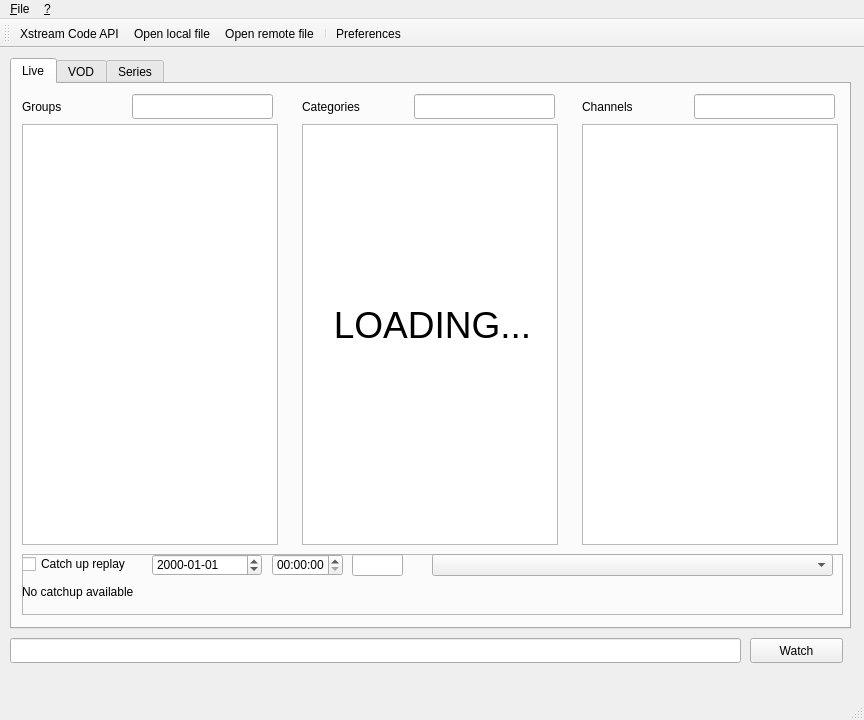
<?xml version="1.0" encoding="UTF-8"?>
<ui version="4.0">
 <class>MainWindow</class>
 <widget class="QMainWindow" name="MainWindow">
  <property name="geometry">
   <rect>
    <x>0</x>
    <y>0</y>
    <width>864</width>
    <height>720</height>
   </rect>
  </property>
  <property name="minimumSize">
   <size>
    <width>700</width>
    <height>400</height>
   </size>
  </property>
  <property name="windowTitle">
   <string>Playlist Browser</string>
  </property>
  <property name="windowIcon">
   <iconset>
    <normaloff>../resources/play-button.png</normaloff>../resources/play-button.png</iconset>
  </property>
  <widget class="QWidget" name="centralwidget">
   <widget class="QTabWidget" name="tab_main">
    <property name="geometry">
     <rect>
      <x>10</x>
      <y>10</y>
      <width>841</width>
      <height>571</height>
     </rect>
    </property>
    <property name="currentIndex">
     <number>0</number>
    </property>
    <widget class="QWidget" name="tab">
     <attribute name="title">
      <string>Live</string>
     </attribute>
     <widget class="QLabel" name="lbl_categories">
      <property name="geometry">
       <rect>
        <x>290</x>
        <y>15</y>
        <width>121</width>
        <height>16</height>
       </rect>
      </property>
      <property name="text">
       <string>Categories</string>
      </property>
     </widget>
     <widget class="QFrame" name="frm_catchup">
      <property name="geometry">
       <rect>
        <x>10</x>
        <y>470</y>
        <width>821</width>
        <height>61</height>
       </rect>
      </property>
      <property name="frameShape">
       <enum>QFrame::StyledPanel</enum>
      </property>
      <property name="frameShadow">
       <enum>QFrame::Raised</enum>
      </property>
      <widget class="QTimeEdit" name="time_start">
       <property name="geometry">
        <rect>
         <x>250</x>
         <y>0</y>
         <width>71</width>
         <height>22</height>
        </rect>
       </property>
      </widget>
      <widget class="QComboBox" name="cmb_epg">
       <property name="geometry">
        <rect>
         <x>410</x>
         <y>0</y>
         <width>401</width>
         <height>22</height>
        </rect>
       </property>
      </widget>
      <widget class="QLineEdit" name="txt_duration">
       <property name="geometry">
        <rect>
         <x>330</x>
         <y>0</y>
         <width>51</width>
         <height>22</height>
        </rect>
       </property>
      </widget>
      <widget class="QDateEdit" name="date_start">
       <property name="geometry">
        <rect>
         <x>130</x>
         <y>0</y>
         <width>110</width>
         <height>22</height>
        </rect>
       </property>
       <property name="displayFormat">
        <string>yyyy-MM-dd</string>
       </property>
      </widget>
      <widget class="QCheckBox" name="chk_catchup">
       <property name="geometry">
        <rect>
         <x>0</x>
         <y>0</y>
         <width>121</width>
         <height>20</height>
        </rect>
       </property>
       <property name="text">
        <string>Catch up replay</string>
       </property>
      </widget>
      <widget class="QLabel" name="lbl_catchup">
       <property name="geometry">
        <rect>
         <x>0</x>
         <y>30</y>
         <width>311</width>
         <height>16</height>
        </rect>
       </property>
       <property name="text">
        <string>No catchup available</string>
       </property>
      </widget>
     </widget>
     <widget class="QLabel" name="lbl_channels">
      <property name="geometry">
       <rect>
        <x>570</x>
        <y>15</y>
        <width>121</width>
        <height>16</height>
       </rect>
      </property>
      <property name="text">
       <string>Channels</string>
      </property>
     </widget>
     <widget class="QListWidget" name="list_channels">
      <property name="geometry">
       <rect>
        <x>570</x>
        <y>40</y>
        <width>256</width>
        <height>421</height>
       </rect>
      </property>
     </widget>
     <widget class="QLineEdit" name="txt_filter_categories">
      <property name="geometry">
       <rect>
        <x>402</x>
        <y>10</y>
        <width>141</width>
        <height>25</height>
       </rect>
      </property>
     </widget>
     <widget class="QListWidget" name="list_categ_2">
      <property name="geometry">
       <rect>
        <x>290</x>
        <y>40</y>
        <width>256</width>
        <height>421</height>
       </rect>
      </property>
     </widget>
     <widget class="QLineEdit" name="txt_filter_channels">
      <property name="geometry">
       <rect>
        <x>682</x>
        <y>10</y>
        <width>141</width>
        <height>25</height>
       </rect>
      </property>
     </widget>
     <widget class="QLabel" name="lbl_groups">
      <property name="geometry">
       <rect>
        <x>10</x>
        <y>15</y>
        <width>121</width>
        <height>16</height>
       </rect>
      </property>
      <property name="text">
       <string>Groups</string>
      </property>
     </widget>
     <widget class="QListWidget" name="list_categ_1">
      <property name="geometry">
       <rect>
        <x>10</x>
        <y>40</y>
        <width>256</width>
        <height>421</height>
       </rect>
      </property>
     </widget>
     <widget class="QLineEdit" name="txt_filter_groups">
      <property name="geometry">
       <rect>
        <x>120</x>
        <y>10</y>
        <width>141</width>
        <height>25</height>
       </rect>
      </property>
      <property name="font">
       <font>
        <pointsize>8</pointsize>
       </font>
      </property>
     </widget>
     <widget class="QLabel" name="lbl_wait">
      <property name="geometry">
       <rect>
        <x>270</x>
        <y>120</y>
        <width>301</width>
        <height>241</height>
       </rect>
      </property>
      <property name="font">
       <font>
        <pointsize>28</pointsize>
       </font>
      </property>
      <property name="frameShape">
       <enum>QFrame::NoFrame</enum>
      </property>
      <property name="text">
       <string>LOADING...</string>
      </property>
      <property name="alignment">
       <set>Qt::AlignCenter</set>
      </property>
     </widget>
    </widget>
    <widget class="QWidget" name="tab_2">
     <attribute name="title">
      <string>VOD</string>
     </attribute>
     <widget class="QLineEdit" name="txt_filter_channels_vod">
      <property name="geometry">
       <rect>
        <x>392</x>
        <y>10</y>
        <width>141</width>
        <height>25</height>
       </rect>
      </property>
     </widget>
     <widget class="QLineEdit" name="txt_filter_groups_vod">
      <property name="geometry">
       <rect>
        <x>120</x>
        <y>10</y>
        <width>141</width>
        <height>25</height>
       </rect>
      </property>
      <property name="font">
       <font>
        <pointsize>8</pointsize>
       </font>
      </property>
     </widget>
     <widget class="QListWidget" name="list_categ_vod">
      <property name="geometry">
       <rect>
        <x>10</x>
        <y>40</y>
        <width>256</width>
        <height>471</height>
       </rect>
      </property>
     </widget>
     <widget class="QListWidget" name="list_channels_vod">
      <property name="geometry">
       <rect>
        <x>280</x>
        <y>40</y>
        <width>256</width>
        <height>471</height>
       </rect>
      </property>
     </widget>
     <widget class="QLabel" name="lbl_channels_vod">
      <property name="geometry">
       <rect>
        <x>280</x>
        <y>15</y>
        <width>121</width>
        <height>16</height>
       </rect>
      </property>
      <property name="text">
       <string>Videos</string>
      </property>
     </widget>
     <widget class="QLabel" name="lbl_groups_vod">
      <property name="geometry">
       <rect>
        <x>10</x>
        <y>15</y>
        <width>121</width>
        <height>16</height>
       </rect>
      </property>
      <property name="text">
       <string>Groups</string>
      </property>
     </widget>
    </widget>
    <widget class="QWidget" name="tab_3">
     <attribute name="title">
      <string>Series</string>
     </attribute>
     <widget class="QLabel" name="lbl_channels_series">
      <property name="geometry">
       <rect>
        <x>288</x>
        <y>15</y>
        <width>121</width>
        <height>16</height>
       </rect>
      </property>
      <property name="text">
       <string>Series</string>
      </property>
     </widget>
     <widget class="QLabel" name="lbl_groups_series">
      <property name="geometry">
       <rect>
        <x>18</x>
        <y>15</y>
        <width>121</width>
        <height>16</height>
       </rect>
      </property>
      <property name="text">
       <string>Groups</string>
      </property>
     </widget>
     <widget class="QLineEdit" name="txt_filter_groups_series">
      <property name="geometry">
       <rect>
        <x>128</x>
        <y>10</y>
        <width>141</width>
        <height>25</height>
       </rect>
      </property>
      <property name="font">
       <font>
        <pointsize>8</pointsize>
       </font>
      </property>
     </widget>
     <widget class="QListWidget" name="list_channels_series">
      <property name="geometry">
       <rect>
        <x>288</x>
        <y>40</y>
        <width>256</width>
        <height>471</height>
       </rect>
      </property>
     </widget>
     <widget class="QListWidget" name="list_categ_series">
      <property name="geometry">
       <rect>
        <x>18</x>
        <y>40</y>
        <width>256</width>
        <height>471</height>
       </rect>
      </property>
     </widget>
     <widget class="QLineEdit" name="txt_filter_channels_series">
      <property name="geometry">
       <rect>
        <x>400</x>
        <y>10</y>
        <width>141</width>
        <height>25</height>
       </rect>
      </property>
     </widget>
     <widget class="QListWidget" name="list_episodes">
      <property name="geometry">
       <rect>
        <x>560</x>
        <y>40</y>
        <width>256</width>
        <height>471</height>
       </rect>
      </property>
     </widget>
    </widget>
   </widget>
   <widget class="QLineEdit" name="txt_url">
    <property name="enabled">
     <bool>true</bool>
    </property>
    <property name="geometry">
     <rect>
      <x>10</x>
      <y>590</y>
      <width>731</width>
      <height>25</height>
     </rect>
    </property>
    <property name="readOnly">
     <bool>true</bool>
    </property>
   </widget>
   <widget class="QPushButton" name="btn_watch">
    <property name="geometry">
     <rect>
      <x>750</x>
      <y>590</y>
      <width>93</width>
      <height>25</height>
     </rect>
    </property>
    <property name="text">
     <string>Watch</string>
    </property>
   </widget>
  </widget>
  <widget class="QMenuBar" name="menubar">
   <property name="geometry">
    <rect>
     <x>0</x>
     <y>0</y>
     <width>864</width>
     <height>26</height>
    </rect>
   </property>
   <widget class="QMenu" name="menu_File">
    <property name="title">
     <string>&amp;File</string>
    </property>
    <addaction name="action_api"/>
    <addaction name="action_Open_local_file"/>
    <addaction name="action_Open_remote_file"/>
    <addaction name="separator"/>
    <addaction name="action_Preferences"/>
    <addaction name="separator"/>
    <addaction name="action_Exit"/>
   </widget>
   <widget class="QMenu" name="menu_About">
    <property name="title">
     <string>&amp;?</string>
    </property>
    <addaction name="action_About"/>
   </widget>
   <addaction name="menu_File"/>
   <addaction name="menu_About"/>
  </widget>
  <widget class="QStatusBar" name="statusbar"/>
  <widget class="QToolBar" name="toolBar">
   <property name="windowTitle">
    <string>toolBar</string>
   </property>
   <attribute name="toolBarArea">
    <enum>TopToolBarArea</enum>
   </attribute>
   <attribute name="toolBarBreak">
    <bool>false</bool>
   </attribute>
   <addaction name="action_api"/>
   <addaction name="action_Open_local_file"/>
   <addaction name="action_Open_remote_file"/>
   <addaction name="separator"/>
   <addaction name="action_Preferences"/>
  </widget>
  <action name="action_api">
   <property name="icon">
    <iconset>
     <normaloff>../resources/login.png</normaloff>../resources/login.png</iconset>
   </property>
   <property name="text">
    <string>&amp;Xstream Code API...</string>
   </property>
  </action>
  <action name="action_Open_local_file">
   <property name="icon">
    <iconset>
     <normaloff>../resources/folder.png</normaloff>../resources/folder.png</iconset>
   </property>
   <property name="text">
    <string>&amp;Open local file...</string>
   </property>
   <property name="shortcut">
    <string>Ctrl+O</string>
   </property>
  </action>
  <action name="action_Open_remote_file">
   <property name="icon">
    <iconset>
     <normaloff>../resources/link.png</normaloff>../resources/link.png</iconset>
   </property>
   <property name="text">
    <string>Open &amp;remote file...</string>
   </property>
   <property name="shortcut">
    <string>Ctrl+R</string>
   </property>
  </action>
  <action name="action_Preferences">
   <property name="icon">
    <iconset>
     <normaloff>../resources/gear.png</normaloff>../resources/gear.png</iconset>
   </property>
   <property name="text">
    <string>&amp;Preferences...</string>
   </property>
   <property name="shortcut">
    <string>Ctrl+P</string>
   </property>
  </action>
  <action name="action_Exit">
   <property name="text">
    <string>E&amp;xit</string>
   </property>
  </action>
  <action name="action_About">
   <property name="text">
    <string>&amp;About...</string>
   </property>
  </action>
 </widget>
 <resources/>
 <connections/>
</ui>
